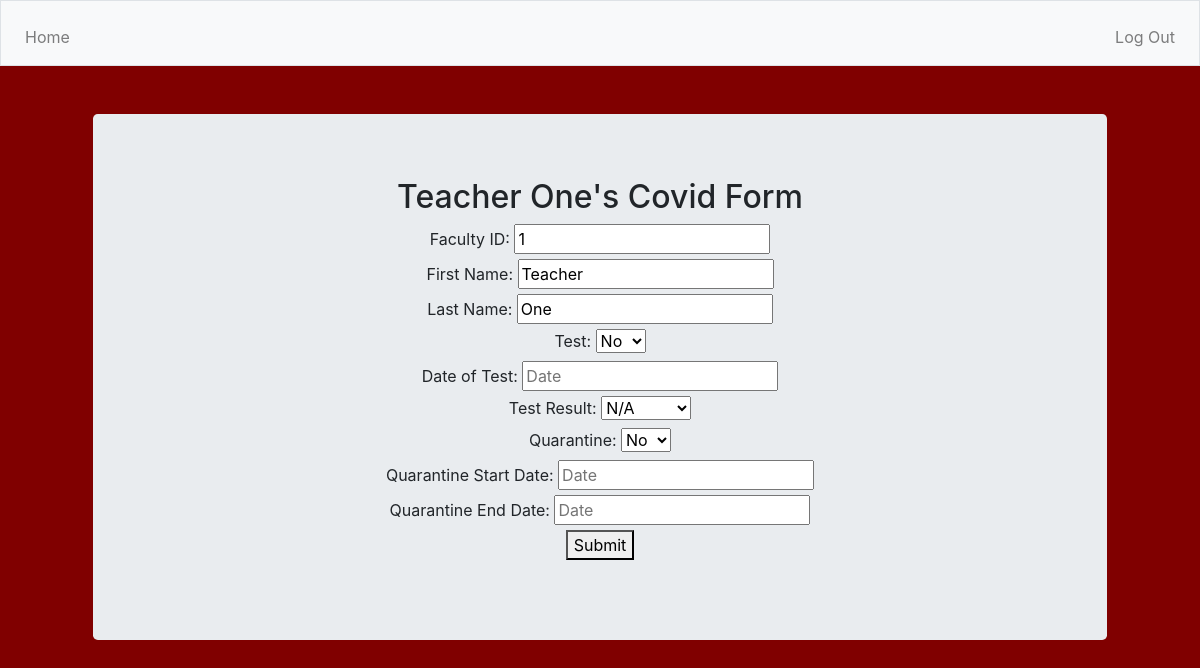
Screenshot of /facCOVIDinfo/1 (signed in) with the database file from the repository.
### tables this page shows
CREATE TABLE 'faculty_information' ('FacID' integer, 'First_Name' varchar(100) NOT NULL, 'Last_Name' varchar(100) NOT NULL, 'Gender' varchar(10) NOT NULL, 'Department' varchar(25) NOT NULL, 'Email' varchar(100) NOT NULL, 'Phone_Number' varchar(15) NOT NULL);

### application.py (the view)
@app.route("/facCOVIDinfo/<Faculty_ID>")
@login_required
def facCOVIDinfo(Faculty_ID):
    QLS = "SELECT FacID, First_Name, Last_Name FROM faculty_information WHERE FacID = " + str(Faculty_ID)
    rows = db.execute(QLS)
    return render_template("facCOVIDinfo.html", rows=rows)

### application.py (called while the page is built)
@app.after_request
def after_request(response):
    response.headers["Cache-Control"] = "no-cache, no-store, must-revalidate"
    response.headers["Expires"] = 0
    response.headers["Pragma"] = "no-cache"
    return response

### helpers.py (called while the page is built)
def login_required(f):
    @wraps(f)
    def decorated_function(*args, **kwargs):
        if session.get("user_id") is None:
            return redirect("/login")
        return f(*args, **kwargs)
    return decorated_function

### templates/facCOVIDinfo.html (shortened to what this page needs)
{% extends "layout.html" %}
{% block main %}
    <body class="color">
        <div class="container">
            <div class="jumbotron text-center bgimg">
                <form action="/submitFacCOVIDinfo" method="get">
                    {% for row in rows %}
                        <h2>{{row.First_Name}} {{row.Last_Name}}'s Covid Form</h2>
                    {% endfor %}
                    <label for="FacID">Faculty ID:</label>
                    {% for row in rows %}
                        <input type="text" id="FacID" name="FacID" value="{{row.FacID}}" readonly><br>
                    {% endfor %}
                    <label for="fname">First Name:</label>
                    {% for row in rows %}
                        <input type="text" id="First_Name" name="First_Name" value="{{row.First_Name}}" readonly><br>
                    {% endfor %}
                    <label for="lname">Last Name:</label>
                    {% for row in rows %}
                        <input type="text" id="Last_Name" name="Last_Name" value="{{row.Last_Name}}" readonly><br>
                    {% endfor %}
                    <label for="Test">Test:</label>
                    <select id="Test" name="Test">
                        <option value="No">No</option>
                    </select><br>
                    <label for="subject">Date of Test:</label>
                    <input type="text" id="Date" name="Date_of_Test" placeholder="Date"><br>
                    <label for="Test_Result">Test Result:</label>
                    <select id="Test_Result" name="Test_Result">
                        <option value="N/A">N/A</option>
                    </select><br>
                    <label for="Quarantine">Quarantine:</label>
                    <select id="Quarantine" name="Quarantine">
                        <option value="No">No</option>
                    </select><br>
                    <label for="subject">Quarantine Start Date:</label>
                    <input type="text" id="Quarabtine_Start_Date" name="Quarantine_Start_Date" placeholder="Date"><br>
                    <label for="subject">Quarantine End Date:</label>
                    <input type="text" id="Quarantine_End_Date" name="Quarantine_End_Date" placeholder="Date"><br>
                    <div class="form-group">
                        {% for row in rows %}
                            <button type="submit" id="submit">Submit</button>
                        {% endfor %}
                    </div>
                </form>
            </div>
        </div>
    </body>
{% endblock %}

### static/styles.css (style rules this page uses)
.color { background-color: maroon; }

### rows the page displays
faculty_information: First_Name "Teacher", Last_Name "One", FacID "1"
